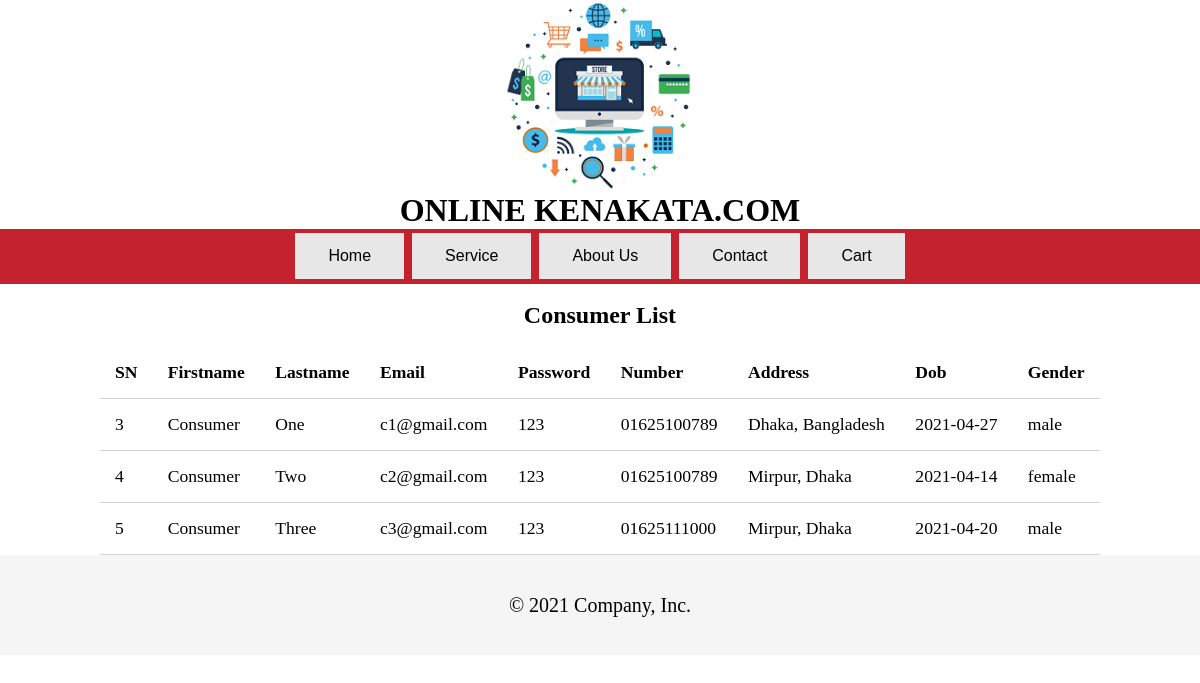
The page /index/consumer_list.php on the database its author committed.
### tables this page shows
CREATE TABLE `consumer` (
  `id` int(11) NOT NULL,
  `fname` varchar(10) NOT NULL,
  `lname` varchar(10) NOT NULL,
  `email` varchar(30) NOT NULL,
  `password` varchar(8) NOT NULL,
  `gender` varchar(6) NOT NULL,
  `dob` varchar(10) NOT NULL,
  `number` varchar(11) NOT NULL,
  `address` varchar(30) NOT NULL
);

### index/consumer_list.php (the view, shortened to what this page needs)
<!Doctype html>
<html>
<head>
    <link rel="stylesheet" href="stylesheet/product_liststyle.css">
</head>
<body>
<?php include("static_header.php")
    ?>
    <div class="container">
        <div class="row">
            <div class="col-10">
                <div >
                    <div >
                        <br>
                        <center>
                        <h2>Consumer List</h2> </center>
                        <br>
          <table>
            <thead>
              <th>SN</th>
              <th>Firstname</th>
              <th>Lastname</th>
              <th>Email</th>
              <th>Password</th>
              <th>Number</th>
              <th>Address</th>
              <th>Dob</th>
              <th>Gender</th>
            </thead>
            <?php
              $host = "localhost";
              $user = "wt_projectuser";
              $pass = "123";
              $db = "wt_project";
              $conn1 = new mysqli($host, $user, $pass, $db);
              if($conn1->connect_error) {
                echo "Database Connection Failed!";
                echo "<br>";
                echo $conn1->connect_error;
              }
              else {
                $sql = "select * from consumer";
                $res1 = $conn1->query($sql);
                if($res1->num_rows > 0) {
                  while($row = $res1->fetch_assoc()) {
                  ?>
                    <tbody>
                          <tr>
                            <td><?php echo $row['id']; ?></td>
                            <td><?php echo $row['fname']; ?></td>
                            <td><?php echo $row['lname']; ?></td>
                            <td><?php echo $row['email']; ?></td>
                            <td><?php echo $row['password']; ?></td>
                            <td><?php echo $row['number']; ?></td>
                            <td><?php echo $row['address']; ?></td>
                            <td><?php echo $row['dob']; ?></td>
                            <td><?php echo $row['gender']; ?></td>
                          </tr>
                    </tbody>
    <?php
    }
  }
		}
    ?>
          </table>
                </div>
            </div>
        </div>
        <?php include('static_footer.php')
        ?>
    </div>
</body>
</html>

### index/stylesheet/product_liststyle.css (style rules this page uses)
.row { width: 100%; display: flex; flex-wrap: wrap; align-items: center; }
.col-10 { width: 83.33%; }
table { width: 100%; border-collapse: collapse; font-size: 1.1rem; }
th, td { padding: 15px; text-align: left; border-bottom: 1px solid #d3d3d3; }

### index/stylesheet/head_style.css (style rules this page uses)
* { margin:0px; padding: 0px; }
body { margin:0px; padding: 0px; }

### index/consumer_list.php (style rules this page uses)
table { width: 100%; border-collapse: collapse; font-size: 1.1rem; }
th, td { padding: 15px; text-align: left; border-bottom: 1px solid #d3d3d3; }

### rows shown on the page
consumer: id "3", fname "Consumer", lname "One", email "c1@gmail.com", password "123", number "01625100789", address "Dhaka, Bangladesh", dob "2021-04-27", gender "male"
consumer: id "4", fname "Consumer", lname "Two", email "c2@gmail.com", password "123", number "01625100789", address "Mirpur, Dhaka", dob "2021-04-14", gender "female"
consumer: id "5", fname "Consumer", lname "Three", email "c3@gmail.com", password "123", number "01625111000", address "Mirpur, Dhaka", dob "2021-04-20", gender "male"
